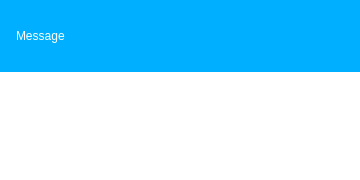
<?xml version="1.0" encoding="UTF-8"?>
<ui version="4.0">
 <class>MessageAlert</class>
 <widget class="QWidget" name="MessageAlert">
  <property name="geometry">
   <rect>
    <x>0</x>
    <y>0</y>
    <width>360</width>
    <height>180</height>
   </rect>
  </property>
  <property name="sizePolicy">
   <sizepolicy hsizetype="Fixed" vsizetype="Fixed">
    <horstretch>0</horstretch>
    <verstretch>0</verstretch>
   </sizepolicy>
  </property>
  <property name="minimumSize">
   <size>
    <width>360</width>
    <height>180</height>
   </size>
  </property>
  <property name="maximumSize">
   <size>
    <width>360</width>
    <height>180</height>
   </size>
  </property>
  <property name="windowTitle">
   <string>Alarm</string>
  </property>
  <property name="styleSheet">
   <string notr="true">background-color: white;</string>
  </property>
  <widget class="QLabel" name="message">
   <property name="geometry">
    <rect>
     <x>16</x>
     <y>86</y>
     <width>328</width>
     <height>78</height>
    </rect>
   </property>
   <property name="sizePolicy">
    <sizepolicy hsizetype="Fixed" vsizetype="Fixed">
     <horstretch>0</horstretch>
     <verstretch>0</verstretch>
    </sizepolicy>
   </property>
   <property name="text">
    <string/>
   </property>
   <property name="alignment">
    <set>Qt::AlignLeading|Qt::AlignLeft|Qt::AlignVCenter</set>
   </property>
   <property name="wordWrap">
    <bool>true</bool>
   </property>
  </widget>
  <widget class="QPushButton" name="ok">
   <property name="geometry">
    <rect>
     <x>304</x>
     <y>16</y>
     <width>40</width>
     <height>40</height>
    </rect>
   </property>
   <property name="styleSheet">
    <string notr="true">border-radius: 4px;
background-color: #00afff;
</string>
   </property>
   <property name="text">
    <string/>
   </property>
  </widget>
  <widget class="QLabel" name="label">
   <property name="geometry">
    <rect>
     <x>0</x>
     <y>0</y>
     <width>360</width>
     <height>72</height>
    </rect>
   </property>
   <property name="styleSheet">
    <string notr="true">background-color: #00afff;
color: white;
</string>
   </property>
   <property name="text">
    <string/>
   </property>
   <property name="alignment">
    <set>Qt::AlignCenter</set>
   </property>
  </widget>
  <widget class="QLabel" name="title">
   <property name="geometry">
    <rect>
     <x>16</x>
     <y>25</y>
     <width>121</width>
     <height>22</height>
    </rect>
   </property>
   <property name="styleSheet">
    <string notr="true">color: white; background-color: #00afff;</string>
   </property>
   <property name="text">
    <string>Message</string>
   </property>
   <property name="alignment">
    <set>Qt::AlignLeading|Qt::AlignLeft|Qt::AlignVCenter</set>
   </property>
  </widget>
  <zorder>message</zorder>
  <zorder>label</zorder>
  <zorder>ok</zorder>
  <zorder>title</zorder>
 </widget>
 <resources/>
 <connections/>
</ui>
